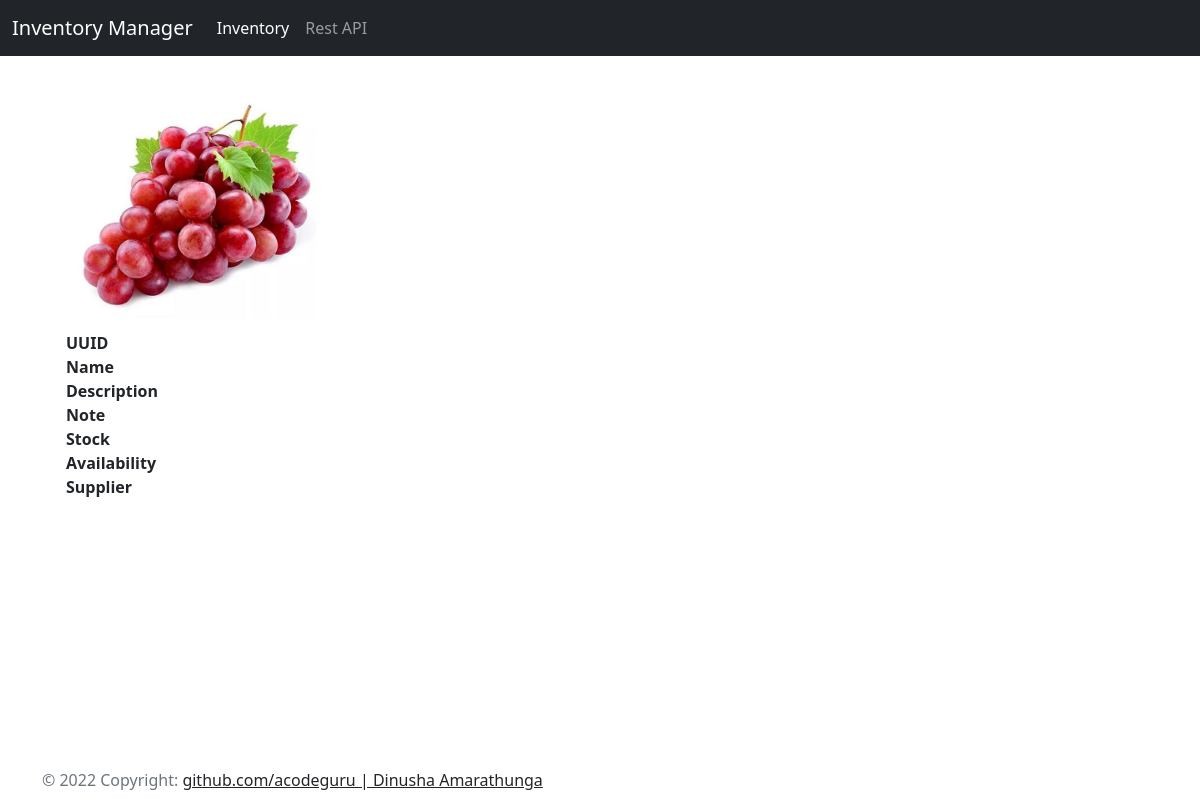
The page /inventory/c6b550332c434476a2cc88891fded752/ on the database as committed earlier.
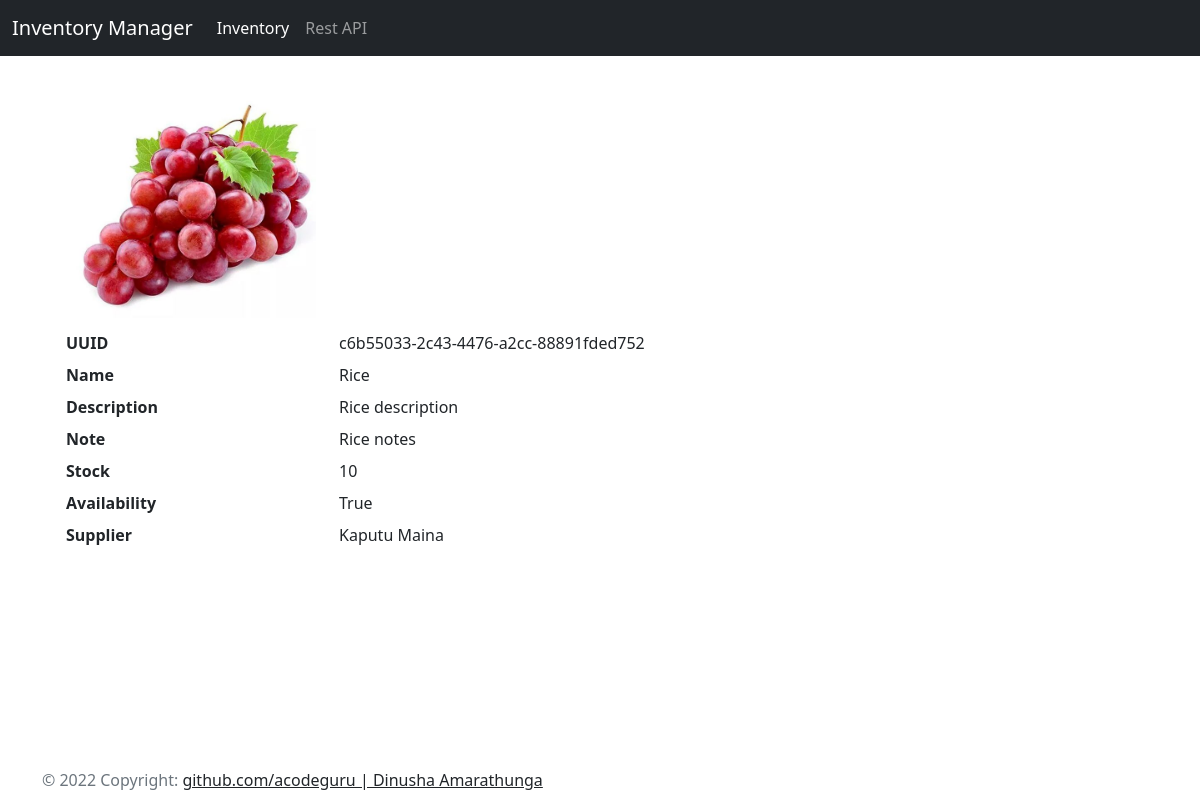
The same page on the database as committed later.
### inventory/models.py (models this page shows, shortened)
class Inventory(models.Model):
    id = models.UUIDField(primary_key=True, default=uuid.uuid4, editable=False)
    name = models.CharField(max_length=200)
    description = models.CharField(max_length=200)
    note = models.TextField()
    stock = models.IntegerField()
    availability = models.BooleanField(default=False, blank=True, null=True)
    supplier = models.ForeignKey(Supplier, on_delete=models.CASCADE,)
    objects = models.Manager()

### supplier/models.py (models this page shows, shortened)
class Supplier(models.Model):
    id = models.UUIDField(primary_key=True, default=uuid.uuid4, editable=False)
    name = models.CharField(max_length=200)
    objects = models.Manager()

### inventory/views_page.py (the view)
# urls.py: path('inventory/<str:pk>/', views_page.inventoryDetail, name="inventory-page-detail"),
def inventoryDetail(request, pk):
    inventory_name = request.GET.get('name', None)
    inventory = None
    try :
        if inventory_name is not None:
            inventory = Inventory.objects.get(name__iexact=inventory_name)
        else :
            inventory = Inventory.objects.get(id=pk)
    except Inventory.DoesNotExist:
        inventory = None
    return render(request, 'inventory/view_details.html', {'inventory': inventory})

### templates/inventory/view_details.html
{% extends "base/base_site.html" %}
{% load static %}
{% block content %}
<div class="m-4">
  <img src="{% static 'imgs/products/grapes.jpg' %}" class="img-fluid" width="250" height="250">
  <dl class="row">
      <dt class="col-sm-3">UUID</dt>
      <dd class="col-sm-9">{{ inventory.id}}</dd>
      <dt class="col-sm-3 text-truncate">Name</dt>
      <dd class="col-sm-9">{{ inventory.name | title}}</dd>
      <dt class="col-sm-3">Description</dt>
      <dd class="col-sm-9">{{ inventory.description | capfirst}}</dd>
      <dt class="col-sm-3">Note</dt>
      <dd class="col-sm-9">{{ inventory.note | capfirst}}</dd>
      <dt class="col-sm-3">Stock</dt>
      <dd class="col-sm-9">{{ inventory.stock }}</dd>
      <dt class="col-sm-3">Availability</dt>
      <dd class="col-sm-9">{{ inventory.availability}}</dd>
      <dt class="col-sm-3">Supplier</dt>
      <dd class="col-sm-9">{{ inventory.supplier.name | title}}</dd>
  </dl>
</div>
{% endblock  %}

### templates/base/base_site.html (shortened to what this page needs)
{% include "base/header.html" %}
<body class="d-flex flex-column h-100">
    {% include "base/navbar.html" %}
    <main class="flex-shrink-0">
    <div class="container">
    <br/>
        {% block content %}
        {% endblock  %}
      </div>
    </main>
    {% include "base/footer.html" %}
  </body>

### templates/base/header.html (shortened to what this page needs)
<!DOCTYPE html>
<head>
  <link rel="stylesheet" href="https://cdn.jsdelivr.net/npm/bootstrap@5.0.2/dist/css/bootstrap.min.css">
</head>

### templates/base/navbar.html (shortened to what this page needs)
  <header>
    <nav class="navbar navbar-expand-md navbar-dark fixed-top bg-dark">
      <div class="container-fluid">
        <a class="navbar-brand" href="/inventory">Inventory Manager</a>
        <div class="collapse navbar-collapse" id="navbarCollapse">
          <ul class="navbar-nav me-auto mb-2 mb-md-0">
            <li class="nav-item">
              <a class="nav-link active" aria-current="page" href="/inventory">Inventory</a>
            </li>
            <li class="nav-item">
              <a class="nav-link" href="/api">Rest API</a>
            </li>
          </ul>
        </div>
      </div>
    </nav>
  </header>

### templates/base/footer.html (shortened to what this page needs)
  <footer class="navbar fixed-bottom">
    <div class="container">
      <span class="text-muted">      © 2022 Copyright:
        <a class="text-dark" href="https://github.com/acodeguru">github.com/acodeguru  | Dinusha Amarathunga</a></span>
    </div>
  </footer>

Rows that differ between the two databases and show on the page:
added Inventory: id "c6b55033-2c43-4476-a2cc-88891fded752", name "Rice", description "Rice description", note "Rice notes", stock "10", availability "True", supplier.name "Kaputu Maina"
